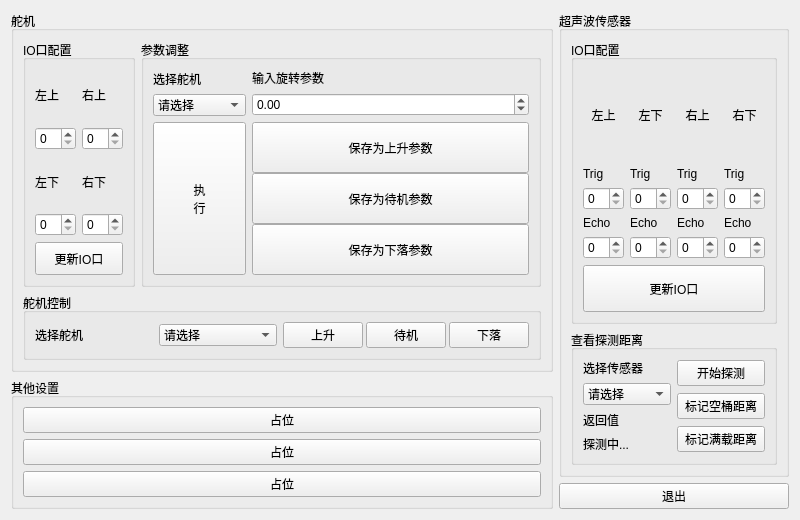
<?xml version="1.0" encoding="UTF-8"?>
<ui version="4.0">
 <class>Form</class>
 <widget class="QWidget" name="Form">
  <property name="geometry">
   <rect>
    <x>0</x>
    <y>0</y>
    <width>800</width>
    <height>520</height>
   </rect>
  </property>
  <property name="windowTitle">
   <string>Form</string>
  </property>
  <layout class="QHBoxLayout" name="horizontalLayout_8">
   <item>
    <layout class="QVBoxLayout" name="verticalLayout_28">
     <item>
      <widget class="QGroupBox" name="groupBox">
       <property name="title">
        <string>舵机</string>
       </property>
       <layout class="QVBoxLayout" name="verticalLayout_30">
        <item>
         <layout class="QHBoxLayout" name="horizontalLayout_10">
          <item>
           <widget class="QGroupBox" name="groupBox_3">
            <property name="title">
             <string>IO口配置</string>
            </property>
            <layout class="QVBoxLayout" name="verticalLayout_12" stretch="5,1">
             <item>
              <layout class="QHBoxLayout" name="horizontalLayout">
               <item>
                <layout class="QVBoxLayout" name="verticalLayout_5">
                 <item>
                  <layout class="QVBoxLayout" name="verticalLayout_2">
                   <item>
                    <widget class="QLabel" name="label_2">
                     <property name="text">
                      <string>左上</string>
                     </property>
                    </widget>
                   </item>
                   <item>
                    <widget class="QSpinBox" name="SerLeftUp_IO"/>
                   </item>
                  </layout>
                 </item>
                 <item>
                  <layout class="QVBoxLayout" name="verticalLayout">
                   <item>
                    <widget class="QLabel" name="label">
                     <property name="text">
                      <string>左下</string>
                     </property>
                    </widget>
                   </item>
                   <item>
                    <widget class="QSpinBox" name="SerLeftDown_IO"/>
                   </item>
                  </layout>
                 </item>
                </layout>
               </item>
               <item>
                <layout class="QVBoxLayout" name="verticalLayout_6">
                 <item>
                  <layout class="QVBoxLayout" name="verticalLayout_3">
                   <item>
                    <widget class="QLabel" name="label_3">
                     <property name="text">
                      <string>右上</string>
                     </property>
                    </widget>
                   </item>
                   <item>
                    <widget class="QSpinBox" name="SerRightUp_IO"/>
                   </item>
                  </layout>
                 </item>
                 <item>
                  <layout class="QVBoxLayout" name="verticalLayout_4">
                   <item>
                    <widget class="QLabel" name="label_4">
                     <property name="text">
                      <string>右下</string>
                     </property>
                    </widget>
                   </item>
                   <item>
                    <widget class="QSpinBox" name="SerRightDown_IO"/>
                   </item>
                  </layout>
                 </item>
                </layout>
               </item>
              </layout>
             </item>
             <item>
              <widget class="QPushButton" name="UpdateSers_IO">
               <property name="sizePolicy">
                <sizepolicy hsizetype="Ignored" vsizetype="Minimum">
                 <horstretch>0</horstretch>
                 <verstretch>0</verstretch>
                </sizepolicy>
               </property>
               <property name="text">
                <string>更新IO口</string>
               </property>
              </widget>
             </item>
            </layout>
           </widget>
          </item>
          <item>
           <widget class="QGroupBox" name="groupBox_5">
            <property name="title">
             <string>参数调整</string>
            </property>
            <layout class="QVBoxLayout" name="verticalLayout_10">
             <item>
              <layout class="QHBoxLayout" name="horizontalLayout_4" stretch="1,3">
               <item>
                <layout class="QVBoxLayout" name="verticalLayout_7">
                 <item>
                  <widget class="QLabel" name="label_5">
                   <property name="text">
                    <string>选择舵机</string>
                   </property>
                  </widget>
                 </item>
                 <item>
                  <widget class="QComboBox" name="ParaChooseSer">
                   <item>
                    <property name="text">
                     <string>请选择</string>
                    </property>
                   </item>
                   <item>
                    <property name="text">
                     <string>左上</string>
                    </property>
                   </item>
                   <item>
                    <property name="text">
                     <string>左下</string>
                    </property>
                   </item>
                   <item>
                    <property name="text">
                     <string>右上</string>
                    </property>
                   </item>
                   <item>
                    <property name="text">
                     <string>右下</string>
                    </property>
                   </item>
                  </widget>
                 </item>
                </layout>
               </item>
               <item>
                <layout class="QVBoxLayout" name="verticalLayout_8">
                 <item>
                  <widget class="QLabel" name="label_6">
                   <property name="text">
                    <string>输入旋转参数</string>
                   </property>
                  </widget>
                 </item>
                 <item>
                  <widget class="QDoubleSpinBox" name="ParaSerRotate">
                   <property name="minimum">
                    <double>-1.000000000000000</double>
                   </property>
                   <property name="maximum">
                    <double>1.000000000000000</double>
                   </property>
                   <property name="singleStep">
                    <double>0.050000000000000</double>
                   </property>
                  </widget>
                 </item>
                </layout>
               </item>
              </layout>
             </item>
             <item>
              <layout class="QHBoxLayout" name="horizontalLayout_3" stretch="1,3">
               <item>
                <widget class="QPushButton" name="ParaSerGo">
                 <property name="sizePolicy">
                  <sizepolicy hsizetype="Ignored" vsizetype="Expanding">
                   <horstretch>0</horstretch>
                   <verstretch>0</verstretch>
                  </sizepolicy>
                 </property>
                 <property name="text">
                  <string>执
行</string>
                 </property>
                 <property name="iconSize">
                  <size>
                   <width>10</width>
                   <height>10</height>
                  </size>
                 </property>
                </widget>
               </item>
               <item>
                <layout class="QVBoxLayout" name="verticalLayout_9">
                 <property name="spacing">
                  <number>0</number>
                 </property>
                 <item>
                  <widget class="QPushButton" name="ParaSerSave2Up">
                   <property name="sizePolicy">
                    <sizepolicy hsizetype="Expanding" vsizetype="Minimum">
                     <horstretch>0</horstretch>
                     <verstretch>0</verstretch>
                    </sizepolicy>
                   </property>
                   <property name="text">
                    <string>保存为上升参数</string>
                   </property>
                  </widget>
                 </item>
                 <item>
                  <widget class="QPushButton" name="ParaSerSave2Reset">
                   <property name="sizePolicy">
                    <sizepolicy hsizetype="Expanding" vsizetype="Minimum">
                     <horstretch>0</horstretch>
                     <verstretch>0</verstretch>
                    </sizepolicy>
                   </property>
                   <property name="text">
                    <string>保存为待机参数</string>
                   </property>
                  </widget>
                 </item>
                 <item>
                  <widget class="QPushButton" name="ParaSerSave2Down">
                   <property name="sizePolicy">
                    <sizepolicy hsizetype="Expanding" vsizetype="Minimum">
                     <horstretch>0</horstretch>
                     <verstretch>0</verstretch>
                    </sizepolicy>
                   </property>
                   <property name="text">
                    <string>保存为下落参数</string>
                   </property>
                  </widget>
                 </item>
                </layout>
               </item>
              </layout>
             </item>
            </layout>
           </widget>
          </item>
         </layout>
        </item>
        <item>
         <widget class="QGroupBox" name="groupBox_6">
          <property name="title">
           <string>舵机控制</string>
          </property>
          <layout class="QHBoxLayout" name="horizontalLayout_6" stretch="4,3">
           <item>
            <layout class="QHBoxLayout" name="horizontalLayout_2">
             <item>
              <widget class="QLabel" name="label_7">
               <property name="text">
                <string>选择舵机</string>
               </property>
              </widget>
             </item>
             <item>
              <widget class="QComboBox" name="CtrlChooseSer">
               <item>
                <property name="text">
                 <string>请选择</string>
                </property>
               </item>
               <item>
                <property name="text">
                 <string>左上</string>
                </property>
               </item>
               <item>
                <property name="text">
                 <string>左下</string>
                </property>
               </item>
               <item>
                <property name="text">
                 <string>右上</string>
                </property>
               </item>
               <item>
                <property name="text">
                 <string>右下</string>
                </property>
               </item>
               <item>
                <property name="text">
                 <string>全部</string>
                </property>
               </item>
              </widget>
             </item>
            </layout>
           </item>
           <item>
            <layout class="QHBoxLayout" name="horizontalLayout_5">
             <property name="spacing">
              <number>3</number>
             </property>
             <item>
              <widget class="QPushButton" name="CtrlSerUp">
               <property name="sizePolicy">
                <sizepolicy hsizetype="Minimum" vsizetype="Fixed">
                 <horstretch>0</horstretch>
                 <verstretch>0</verstretch>
                </sizepolicy>
               </property>
               <property name="text">
                <string>上升</string>
               </property>
              </widget>
             </item>
             <item>
              <widget class="QPushButton" name="CtrlSerReset">
               <property name="sizePolicy">
                <sizepolicy hsizetype="Expanding" vsizetype="Fixed">
                 <horstretch>0</horstretch>
                 <verstretch>0</verstretch>
                </sizepolicy>
               </property>
               <property name="text">
                <string>待机</string>
               </property>
              </widget>
             </item>
             <item>
              <widget class="QPushButton" name="CtrlSerDown">
               <property name="sizePolicy">
                <sizepolicy hsizetype="Expanding" vsizetype="Fixed">
                 <horstretch>0</horstretch>
                 <verstretch>0</verstretch>
                </sizepolicy>
               </property>
               <property name="text">
                <string>下落</string>
               </property>
              </widget>
             </item>
            </layout>
           </item>
          </layout>
         </widget>
        </item>
       </layout>
      </widget>
     </item>
     <item>
      <widget class="QGroupBox" name="groupBox_8">
       <property name="title">
        <string>其他设置</string>
       </property>
       <layout class="QVBoxLayout" name="verticalLayout_27">
        <item>
         <widget class="QPushButton" name="pushButton_17">
          <property name="sizePolicy">
           <sizepolicy hsizetype="Expanding" vsizetype="Fixed">
            <horstretch>0</horstretch>
            <verstretch>0</verstretch>
           </sizepolicy>
          </property>
          <property name="text">
           <string>占位</string>
          </property>
         </widget>
        </item>
        <item>
         <widget class="QPushButton" name="pushButton_18">
          <property name="sizePolicy">
           <sizepolicy hsizetype="Expanding" vsizetype="Fixed">
            <horstretch>0</horstretch>
            <verstretch>0</verstretch>
           </sizepolicy>
          </property>
          <property name="text">
           <string>占位</string>
          </property>
         </widget>
        </item>
        <item>
         <widget class="QPushButton" name="pushButton_19">
          <property name="sizePolicy">
           <sizepolicy hsizetype="Expanding" vsizetype="Fixed">
            <horstretch>0</horstretch>
            <verstretch>0</verstretch>
           </sizepolicy>
          </property>
          <property name="text">
           <string>占位</string>
          </property>
         </widget>
        </item>
       </layout>
      </widget>
     </item>
    </layout>
   </item>
   <item>
    <layout class="QVBoxLayout" name="verticalLayout_22">
     <item>
      <widget class="QGroupBox" name="groupBox_2">
       <property name="title">
        <string>超声波传感器</string>
       </property>
       <layout class="QVBoxLayout" name="verticalLayout_29">
        <item>
         <widget class="QGroupBox" name="groupBox_4">
          <property name="title">
           <string>IO口配置</string>
          </property>
          <layout class="QVBoxLayout" name="verticalLayout_26" stretch="4,1">
           <item>
            <layout class="QHBoxLayout" name="horizontalLayout_7">
             <item>
              <layout class="QVBoxLayout" name="verticalLayout_13">
               <item>
                <widget class="QLabel" name="label_8">
                 <property name="text">
                  <string>左上</string>
                 </property>
                 <property name="textFormat">
                  <enum>Qt::AutoText</enum>
                 </property>
                 <property name="alignment">
                  <set>Qt::AlignCenter</set>
                 </property>
                </widget>
               </item>
               <item>
                <layout class="QVBoxLayout" name="verticalLayout_11">
                 <item>
                  <widget class="QLabel" name="label_9">
                   <property name="text">
                    <string>Trig</string>
                   </property>
                  </widget>
                 </item>
                 <item>
                  <widget class="QSpinBox" name="TrigLeftUp_IO"/>
                 </item>
                 <item>
                  <widget class="QLabel" name="label_10">
                   <property name="text">
                    <string>Echo</string>
                   </property>
                  </widget>
                 </item>
                 <item>
                  <widget class="QSpinBox" name="EchoLeftUp_IO"/>
                 </item>
                </layout>
               </item>
              </layout>
             </item>
             <item>
              <layout class="QVBoxLayout" name="verticalLayout_14">
               <item>
                <widget class="QLabel" name="label_11">
                 <property name="text">
                  <string>左下</string>
                 </property>
                 <property name="textFormat">
                  <enum>Qt::AutoText</enum>
                 </property>
                 <property name="alignment">
                  <set>Qt::AlignCenter</set>
                 </property>
                </widget>
               </item>
               <item>
                <layout class="QVBoxLayout" name="verticalLayout_15">
                 <item>
                  <widget class="QLabel" name="label_12">
                   <property name="text">
                    <string>Trig</string>
                   </property>
                  </widget>
                 </item>
                 <item>
                  <widget class="QSpinBox" name="TrigLeftDown_IO"/>
                 </item>
                 <item>
                  <widget class="QLabel" name="label_13">
                   <property name="text">
                    <string>Echo</string>
                   </property>
                  </widget>
                 </item>
                 <item>
                  <widget class="QSpinBox" name="EchoLeftDown_IO"/>
                 </item>
                </layout>
               </item>
              </layout>
             </item>
             <item>
              <layout class="QVBoxLayout" name="verticalLayout_16">
               <item>
                <widget class="QLabel" name="label_14">
                 <property name="text">
                  <string>右上</string>
                 </property>
                 <property name="textFormat">
                  <enum>Qt::AutoText</enum>
                 </property>
                 <property name="alignment">
                  <set>Qt::AlignCenter</set>
                 </property>
                </widget>
               </item>
               <item>
                <layout class="QVBoxLayout" name="verticalLayout_17">
                 <item>
                  <widget class="QLabel" name="label_15">
                   <property name="text">
                    <string>Trig</string>
                   </property>
                  </widget>
                 </item>
                 <item>
                  <widget class="QSpinBox" name="TrigRightUp_IO"/>
                 </item>
                 <item>
                  <widget class="QLabel" name="label_16">
                   <property name="text">
                    <string>Echo</string>
                   </property>
                  </widget>
                 </item>
                 <item>
                  <widget class="QSpinBox" name="EchoRightUp_IO"/>
                 </item>
                </layout>
               </item>
              </layout>
             </item>
             <item>
              <layout class="QVBoxLayout" name="verticalLayout_18">
               <item>
                <widget class="QLabel" name="label_17">
                 <property name="text">
                  <string>右下</string>
                 </property>
                 <property name="textFormat">
                  <enum>Qt::AutoText</enum>
                 </property>
                 <property name="alignment">
                  <set>Qt::AlignCenter</set>
                 </property>
                </widget>
               </item>
               <item>
                <layout class="QVBoxLayout" name="verticalLayout_19">
                 <item>
                  <widget class="QLabel" name="label_18">
                   <property name="text">
                    <string>Trig</string>
                   </property>
                  </widget>
                 </item>
                 <item>
                  <widget class="QSpinBox" name="TrigRightDown_IO"/>
                 </item>
                 <item>
                  <widget class="QLabel" name="label_19">
                   <property name="text">
                    <string>Echo</string>
                   </property>
                  </widget>
                 </item>
                 <item>
                  <widget class="QSpinBox" name="EchoRightDown_IO"/>
                 </item>
                </layout>
               </item>
              </layout>
             </item>
            </layout>
           </item>
           <item>
            <widget class="QPushButton" name="UpdateHCSR_IO">
             <property name="sizePolicy">
              <sizepolicy hsizetype="Ignored" vsizetype="Minimum">
               <horstretch>0</horstretch>
               <verstretch>0</verstretch>
              </sizepolicy>
             </property>
             <property name="text">
              <string>更新IO口</string>
             </property>
            </widget>
           </item>
          </layout>
         </widget>
        </item>
        <item>
         <widget class="QGroupBox" name="groupBox_7">
          <property name="title">
           <string>查看探测距离</string>
          </property>
          <layout class="QHBoxLayout" name="horizontalLayout_9">
           <item>
            <layout class="QVBoxLayout" name="verticalLayout_25">
             <item>
              <layout class="QVBoxLayout" name="verticalLayout_20">
               <item>
                <widget class="QLabel" name="label_20">
                 <property name="text">
                  <string>选择传感器</string>
                 </property>
                </widget>
               </item>
               <item>
                <widget class="QComboBox" name="ChooseHCSR">
                 <item>
                  <property name="text">
                   <string>请选择</string>
                  </property>
                 </item>
                 <item>
                  <property name="text">
                   <string>左上</string>
                  </property>
                 </item>
                 <item>
                  <property name="text">
                   <string>左下</string>
                  </property>
                 </item>
                 <item>
                  <property name="text">
                   <string>右上</string>
                  </property>
                 </item>
                 <item>
                  <property name="text">
                   <string>右下</string>
                  </property>
                 </item>
                </widget>
               </item>
              </layout>
             </item>
             <item>
              <layout class="QVBoxLayout" name="verticalLayout_21">
               <item>
                <widget class="QLabel" name="label_21">
                 <property name="text">
                  <string>返回值</string>
                 </property>
                </widget>
               </item>
               <item>
                <widget class="QLabel" name="DisReturn">
                 <property name="text">
                  <string>探测中...</string>
                 </property>
                </widget>
               </item>
              </layout>
             </item>
            </layout>
           </item>
           <item>
            <layout class="QVBoxLayout" name="verticalLayout_24">
             <item>
              <widget class="QPushButton" name="HCSRGo">
               <property name="text">
                <string>开始探测</string>
               </property>
              </widget>
             </item>
             <item>
              <widget class="QPushButton" name="FlagEmptyDis">
               <property name="text">
                <string>标记空桶距离</string>
               </property>
              </widget>
             </item>
             <item>
              <widget class="QPushButton" name="FlagFullDis">
               <property name="text">
                <string>标记满载距离</string>
               </property>
              </widget>
             </item>
            </layout>
           </item>
          </layout>
         </widget>
        </item>
       </layout>
      </widget>
     </item>
     <item>
      <widget class="QPushButton" name="quitBtn">
       <property name="text">
        <string>退出</string>
       </property>
      </widget>
     </item>
    </layout>
   </item>
  </layout>
 </widget>
 <resources/>
 <connections/>
</ui>
